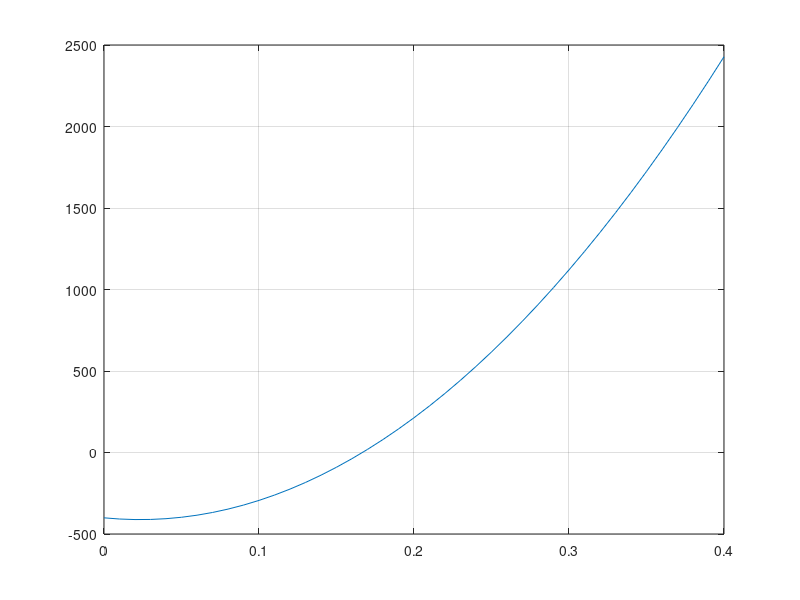

The MATLAB script that drew this image:
% Professors example
% ---------------------------------------------------------------------- %
% Free fall problem
% We want to solve the free fall problem using the Secant method
% Similar to Example 6.7 of the book

clear;
format long
cd = 0.25; g = 9.8; v = 36; t = 4; 

% This defines a function "func" as a function of "m"
func = @(m) sqrt(g*m/cd)*tanh(sqrt(g*cd/m)*t) - v;

delta_x = 1.e-4;
iter = 0;
x_old = 200;
x_new = x_old;

while (abs(func(x_new)) > 1.e-6)

       iter = iter + 1;
       
       x_new =  x_old - ...
             func(x_old)*delta_x/(func(x_old + delta_x) - func(x_old));

       x_old = x_new;    
end   

fprintf('Number of iteration is %d\n', iter)
fprintf('The value of the function is %8.2e\n', func(x_new))
fprintf('The solution is %3.15e\n', x_new)

  % you can also call the Matlab function of fzero

 Sol = fzero(func,200)


% ----------------- Problem 6.20 ----------------- %
% Using the Secant Method

% Init values
k1 = 40000.0;
k2 = 40.0;
m = 95.0;
g = 9.81;
h = 0.43;
range = 0.0:0.01:0.4;
keepLooping = true;

% Define function 
f = @(d) 2*k2*d.^(2.5/5) + 0.5*k1*d.^2 - m*g*d - m*g*h;

% Plot to get value for d to start
for i = 1:length(range)
    Y(i) = f(range(i));
end
plot(range, Y); grid on;

% Set abitrary value for root
d_old = 0.16;
delta_d = 1.e-4;
d_new = d_old;

while (abs(f(d_new))>10^-6)

    d_new = d_old - (f(d_old) * delta_d)/(f(d_old + delta_d) - f(d_old));
    d_old = d_new;
    
end

disp(f(d_new))
disp(d_new)


% Professors example
% ---------------------------------------------------------------------- %


clear;
k1 = 40000; k2 = 40; m = 95; g = 9.81; h = 0.43;
func = @(d) 2*k2*d^2.5/5 + 0.5*k1*d^2 - m*g*d - m*g*h;
dd = 0:0.01:0.4;

for i = 1:length(dd)
    Y(i) = func(dd(i));
end

plot(dd,Y); grid;
delta_x = 1.e-4;
iter = 0;
x_old = 200;
x_new = x_old;

while (abs(func(x_new)) > 1.e-6)
    iter = iter + 1;
    x_new = x_old - ...
    func(x_old)*delta_x/(func(x_old + delta_x) - func(x_old));
    x_old = x_new;
end

fprintf('Number of iteration is %d\n', iter)
fprintf('The value of the function is %8.2e\n', func(x_new))
fprintf('The solution is %3.15e\n', x_new)
% you can also call the Matlab function of fzero
Sol = fzero(func,.1)